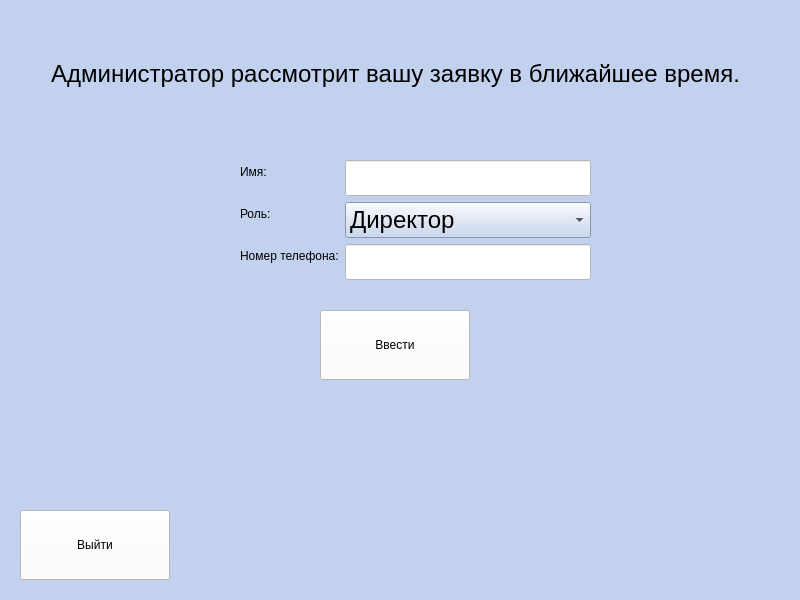
<?xml version="1.0" encoding="UTF-8"?>
<ui version="4.0">
 <class>MainWindow</class>
 <widget class="QMainWindow" name="MainWindow">
  <property name="geometry">
   <rect>
    <x>0</x>
    <y>0</y>
    <width>800</width>
    <height>600</height>
   </rect>
  </property>
  <property name="windowTitle">
   <string>Регистрация</string>
  </property>
  <property name="styleSheet">
   <string notr="true">background-color: rgb(193, 209, 238);</string>
  </property>
  <widget class="QWidget" name="centralwidget">
   <widget class="QPushButton" name="button_quit">
    <property name="geometry">
     <rect>
      <x>20</x>
      <y>510</y>
      <width>150</width>
      <height>70</height>
     </rect>
    </property>
    <property name="styleSheet">
     <string notr="true">background-color: rgb(255,255,255);color:rgb(0,0,0);font: 18pt &quot;Arial&quot;;</string>
    </property>
    <property name="text">
     <string>Выйти</string>
    </property>
   </widget>
   <widget class="QPushButton" name="button_enter">
    <property name="geometry">
     <rect>
      <x>320</x>
      <y>310</y>
      <width>150</width>
      <height>70</height>
     </rect>
    </property>
    <property name="styleSheet">
     <string notr="true">background-color: rgb(255,255,255);color:rgb(0,0,0);font: 18pt &quot;Arial&quot;;</string>
    </property>
    <property name="text">
     <string>Ввести</string>
    </property>
   </widget>
   <widget class="QWidget" name="formLayoutWidget">
    <property name="geometry">
     <rect>
      <x>240</x>
      <y>160</y>
      <width>351</width>
      <height>121</height>
     </rect>
    </property>
    <layout class="QFormLayout" name="formLayout">
     <item row="0" column="0">
      <widget class="QLabel" name="label">
       <property name="styleSheet">
        <string notr="true">color:rgb(0,0,0);font:18pt &quot;Arial&quot;;</string>
       </property>
       <property name="text">
        <string>Имя:</string>
       </property>
      </widget>
     </item>
     <item row="0" column="1">
      <widget class="QLineEdit" name="lineEdit_name">
       <property name="font">
        <font>
         <family>Arial</family>
         <pointsize>18</pointsize>
        </font>
       </property>
       <property name="styleSheet">
        <string notr="true">background-color:rgb(255,255,255);</string>
       </property>
      </widget>
     </item>
     <item row="1" column="0">
      <widget class="QLabel" name="label_2">
       <property name="styleSheet">
        <string notr="true">color:rgb(0,0,0);font:18pt &quot;Arial&quot;;</string>
       </property>
       <property name="text">
        <string>Роль:</string>
       </property>
      </widget>
     </item>
     <item row="1" column="1">
      <widget class="QComboBox" name="comboBox">
       <property name="font">
        <font>
         <pointsize>18</pointsize>
        </font>
       </property>
       <property name="currentText">
        <string>Директор</string>
       </property>
       <property name="insertPolicy">
        <enum>QComboBox::InsertAtBottom</enum>
       </property>
       <property name="sizeAdjustPolicy">
        <enum>QComboBox::AdjustToContents</enum>
       </property>
       <item>
        <property name="text">
         <string>Директор</string>
        </property>
       </item>
       <item>
        <property name="text">
         <string>Работник</string>
        </property>
       </item>
       <item>
        <property name="text">
         <string>Администратор</string>
        </property>
       </item>
      </widget>
     </item>
     <item row="2" column="0">
      <widget class="QLabel" name="label_4">
       <property name="styleSheet">
        <string notr="true">color:rgb(0,0,0);font:18pt &quot;Arial&quot;;</string>
       </property>
       <property name="text">
        <string>Номер телефона:</string>
       </property>
      </widget>
     </item>
     <item row="2" column="1">
      <widget class="QLineEdit" name="lineEdit_name_2">
       <property name="font">
        <font>
         <family>Arial</family>
         <pointsize>18</pointsize>
        </font>
       </property>
       <property name="styleSheet">
        <string notr="true">background-color:rgb(255,255,255);</string>
       </property>
      </widget>
     </item>
    </layout>
   </widget>
   <widget class="QLabel" name="label_3">
    <property name="geometry">
     <rect>
      <x>10</x>
      <y>60</y>
      <width>771</width>
      <height>31</height>
     </rect>
    </property>
    <property name="font">
     <font>
      <family>Arial</family>
      <pointsize>18</pointsize>
     </font>
    </property>
    <property name="styleSheet">
     <string notr="true">color:rgb(0,0,0);</string>
    </property>
    <property name="text">
     <string>Администратор рассмотрит вашу заявку в ближайшее время.</string>
    </property>
    <property name="alignment">
     <set>Qt::AlignHCenter|Qt::AlignTop</set>
    </property>
   </widget>
  </widget>
 </widget>
 <resources/>
 <connections/>
</ui>
